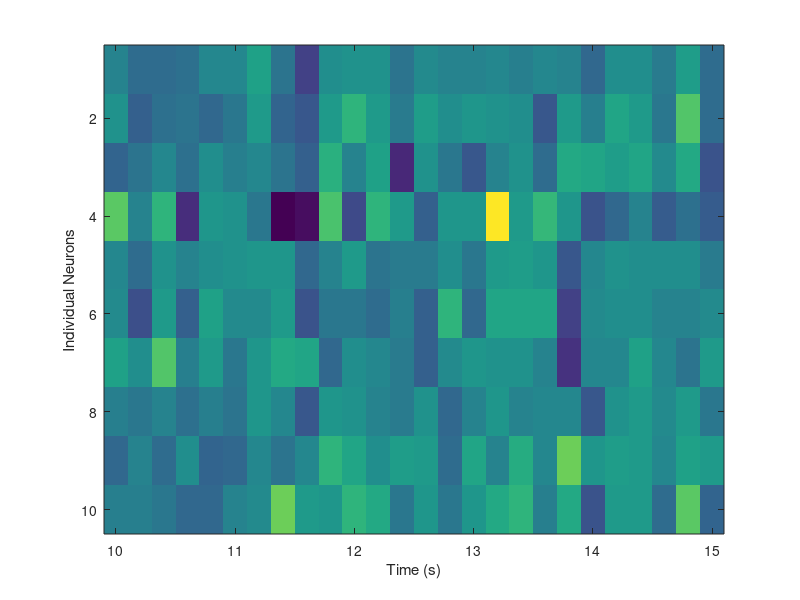
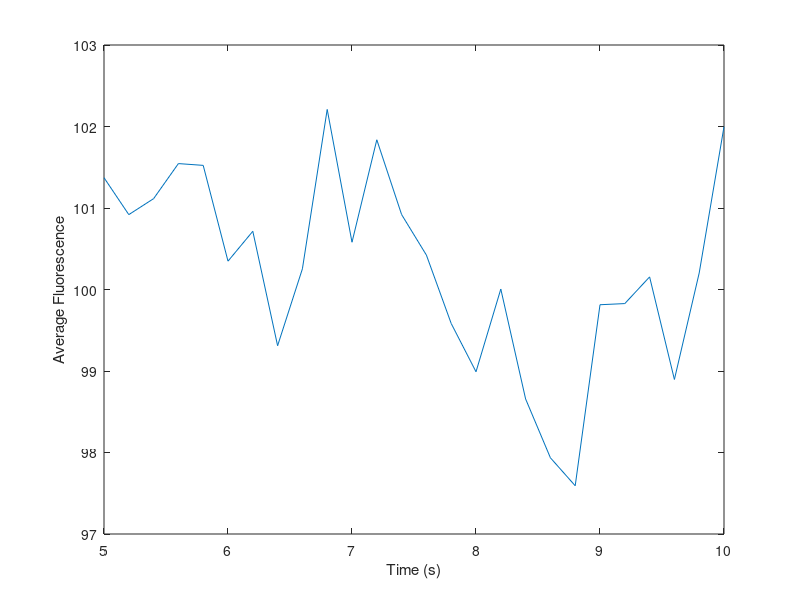
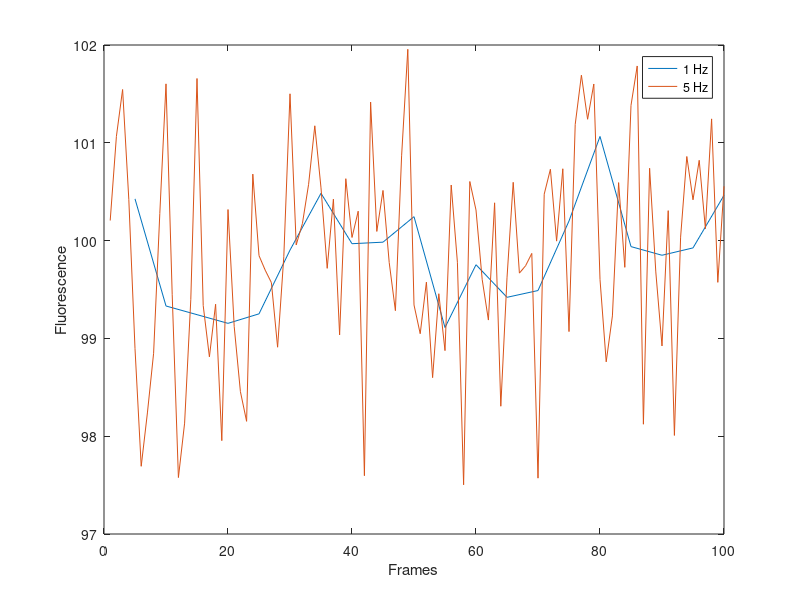

These charts were generated, in order, by the following MATLAB code:
% MatLab Problem Set = Due Monday April 20 2020
% By Christian Pedersen

clear all  % clears all variables
close all  % closes all figures
clc    % clears command window


%% Here i generate fake photometry data for us to practice with

% loading in example data
load('stockreturns.mat');
temp1 = stocks';
channel470 = temp1(2,:)+150;
channel405 = temp1(1,:)+150;

% Instructions: A time series is a 1 dimensional matrix that has a single
% value (element) for each time step. For the sake of these exercises, we
% will use the time series generated above, channel470 and channel405. We
% will pretend that the each element of channel470 and channel 405 
% corresponds to 1 fluorescence sample per second. Use these variables
% to answer the below questions to the best of your abilities. Also, feel 
% free to google stuff like "matlab how to find length of a variable" if 
% you get stuck. 


%% Question 1  
% Make a 1 dimensional matrix called 'fives' that contains the elements 5,
% 10, 15, 20 ... 100 by using the colon operator

fives = 5:5:100


%% Question 2
% Use matrix multiplication (not element by element) to multiply matrix A
% and matrix B

A = [1 2 3]
B = [3 4;5 6;7 8]

C = A*B


%% Question 3
% Take the matrix transpose of matrix B and do element by element
% multiplication of A and B.T

A = [1 2 3]
B = [3;5;7]

C = A.*B'


%% Question 4
% Use the provided variables channel470 and channel405 for these problems

% A) calculate a new variable 'subtracted' that is channel470 minus 
% channel405 (this is done to remove motion artifacts present in both
% channels. the 405nm channel changes only with artifacts since the 
% fluorophore is not sensitive to calcium concentration)

subtracted = channel470-channel405; %note: these matrices are the same size

% B) find the mean and standard deviation of the variable subtracted

mean(subtracted);

std(subtracted);

% C) divide every element of subtracted by 10

subtDiv10 = subtracted./10;

% Challenge D) Find the 30th percentile fluorescence value of the variable
% subtracted. Hint: use the "sort" command

low2high = sort(subtracted,'ascend');

thirtyPercentile = low2high(round(0.3*length(low2high)))


%% Question 5
% Use the provided variables channel470 and channel405 for these problems

% A) deltaF/F is a common way of normalizing photometry data (1 dimensional
% time series). It is generally defined as:
% (each sample - mean(all samples)) / mean(all 470 nm samples)

% Calculate the deltaF/F of the variable subtracted

dFF_subtracted = (subtracted-median(subtracted))./mean(channel470);

% NOTE to stop problem session and discuss what a z score is.
% Challenge B) z score your subtracted photometry timeseries

z_subtracted = (subtracted-mean(subtracted))./std(subtracted);

% Challenge C) Use "min-max" normalization to make all your subtracted time
% series samples rescaled from 0 to 1. Plot to confirm range is 0 to 1.

minmax_subtracted = (subtracted - min(subtracted))./range(subtracted);

%% Question 6
% Use the provided matrix temp1 for this question
% temp1 is a 2 dimensional matrix that has 10 rows and 100 columns

% A) Find the maximum value of each column of the matrix 'temp1'

column_maxs = max(temp1,[],1);

% Very Hard Challenge B) Set the maximum value of each column of matrix temp1 
% to 1000 Hint: there are multiple ways to do this, but i recommend
% using the 'find' command or using a for loop + if, then statement

temp2 = temp1;

[~,maxIDX] = max(temp1,[],1);

for p = 1:size(temp1,2)
    
   temp2(maxIDX(p),p) = 1000;
    
end

% check that all the new maximums are 1000
column_maxs2 = max(temp2,[],1)

%% NOTE to stop the problem session and discuss the dimensonality of 
% neuroscience data sets. Photometry = 1 dim time series. Frames = 2 dim
% matrix of pixel values. Calcium imaging data = 3 dimensions, unique
% frames for each time step (frame rate).


%% Question 7
calciumImagingData = temp1 + 100;
% Let's say that 'calciumImagingData' is a 2 dimensional matrix generated
% from a single neuron-resolution calcium imaging experiment. Let's say
% each row corresponds to a different neuron (10 neurons) and each column
% corresponds to a different sample of fluorescence (100 frames).
% Assume we imaged the calcium dynamics of these neurons at a
% framerate of 5 frames per second.


% A) plot the fluorescence of every neuron between 10 and 15 seconds using
% the 'imagesc' command. This type of plot is usually known as a 'single 
% neuron fluorescence heatmap'.

figure()
imagesc(linspace(10,15,26),1:10,calciumImagingData(:,50:75))
xlabel('Time (s)')
ylabel('Individual Neurons')

% B) Find and plot the average fluorescence of all neurons combined between
% 5 and 10 seconds.

figure()
plot(linspace(5,10,26),mean(calciumImagingData(25:50),1))
xlabel('Time (s)')
ylabel('Average Fluorescence')

% Challenge C) Isolate the 8th neuron in 'calciumImagingData' as a new 1
% dimension time series called 'eighthCell'. Rearrange
% it to have 1 second duration time bins that contain the mean 
% fluorescence of 5 frames, rather than having a fluorescence measurement
% for every frame. Plot the single neuron's fluorescence as sampled 5 times
% a second and 1 times a second side by side.

eighthCell = calciumImagingData(8,:);

binned_fluorescence = NaN(1,20);

for p = 1:length(binned_fluorescence)

   temp_5frames = eighthCell((5*(p-1)+1):(5*p));
   
   binned_fluorescence(p) = mean(temp_5frames);
    
end    

figure()
plot(5:5:100,binned_fluorescence,'',1:100,eighthCell,'')
legend('1 Hz','5 Hz')
xlabel('Frames')
ylabel('Fluorescence')


%% Challenge Question 8
threeDimMat = rand(100,50,20);
% For a real challenge use a for loop within a for loop within a for loop
% to add 5 to each element of the 3D matrix 'threeDimMat' one element at a
% time. Hint: you will need to use triple indexing -> threeDimMat(n,k,p)


threeDimPlus5 = threeDimMat;

for p = 1:size(threeDimMat,3)

    for k = 1:size(threeDimMat,2)
    
        for n = 1:size(threeDimMat,1)

            threeDimPlus5(n,k,p) = threeDimMat(n,k,p) + 5;

        end

    end

end



